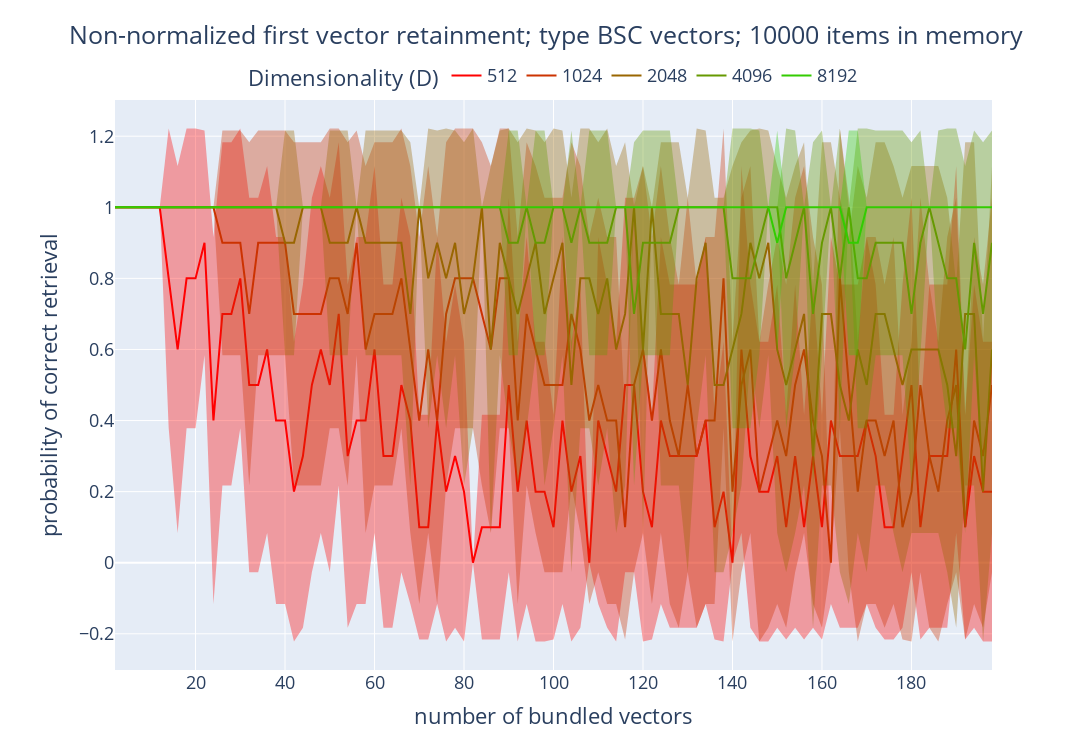

Source (notebook cell):
### Code cell
fig = go.Figure()

for d_idx in range(len(DIMENSIONS)):
    fig.add_trace(go.Scatter(x=BUNDLE_SIZES, y=first_vec_retainment_mean[d_idx, :],
                             name=f'{DIMENSIONS[d_idx]}',
                             line=dict(color=f'rgb({255 - 255 * d_idx // len(DIMENSIONS)}, {255 * d_idx // len(DIMENSIONS)}, 1)')))
    fig.add_trace(go.Scatter(x=BUNDLE_SIZES + BUNDLE_SIZES[::-1], y=np.concatenate([first_vec_retainment_mean[d_idx, :] + first_vec_retainment_std[d_idx, :],
                        (first_vec_retainment_mean[d_idx, :] - first_vec_retainment_std[d_idx, :]).flip(0)]),
                        fill='toself',
                        line=dict(width=0),
                        fillcolor=f'rgba({255 - 255 * d_idx // len(DIMENSIONS)}, {255 * d_idx // len(DIMENSIONS)}, 1, 0.35)',
                        showlegend=False
    ))

fig.update_layout(title=dict(
            text=f'Non-normalized first vector retainment; type {vsa_type} vectors; {item_memory_size} items in memory',
            x=0.5,
            y=.965,
          ),
          legend=dict(
            orientation="h",
            yanchor="top",
            y=1.075,
            xanchor="center",
            x=0.5,
            title='Dimensionality (D)'
          ),
          xaxis_title='number of bundled vectors',
          yaxis_title='probability of correct retrieval',
          width=1250,
          height=750,
          font=dict(
            size=18,
          ),
          margin=dict(l=115, r=100, t=100, b=80),
)

fig.show()

### Figure 1 — Plotly figure (JSON) as saved in the notebook; plotly's stock layout.template omitted (floating-point values rounded to 4 significant figures; data arrays with more than 128 entries replaced by an {"elided": "..."} marker saying what was removed)
{"data": [{"line": {"color": "rgb(255, 0, 1)"}, "name": "512", "type": "scatter", "x": [2, 4, 6, 8, 10, 12, 14, 16, 18, 20, 22, 24, 26, 28, 30, 32, 34, 36, 38, 40, 42, 44, 46, 48, 50, 52, 54, 56, 58, 60, 62, 64, 66, 68, 70, 72, 74, 76, 78, 80, 82, 84, 86, 88, 90, 92, 94, 96, 98, 100, 102, 104, 106, 108, 110, 112, 114, 116, 118, 120, 122, 124, 126, 128, 130, 132, 134, 136, 138, 140, 142, 144, 146, 148, 150, 152, 154, 156, 158, 160, 162, 164, 166, 168, 170, 172, 174, 176, 178, 180, 182, 184, 186, 188, 190, 192, 194, 196, 198], "y": [1, 1, 1, 1, 1, 1, 0.8, 0.6, 0.8, 0.8, 0.9, 0.4, 0.7, 0.7, 0.8, 0.5, 0.5, 0.6, 0.4, 0.4, 0.2, 0.3, 0.5, 0.6, 0.5, 0.7, 0.3, 0.4, 0.4, 0.6, 0.3, 0.3, 0.5, 0.4, 0.1, 0.1, 0.4, 0.2, 0.3, 0.2, 0, 0.1, 0.1, 0.1, 0.5, 0.2, 0.4, 0.2, 0.2, 0.1, 0.4, 0.2, 0.3, 0, 0.4, 0.3, 0.2, 0.5, 0.5, 0.2, 0.1, 0.4, 0.3, 0.3, 0.3, 0.3, 0.4, 0.1, 0.2, 0, 0.6, 0.3, 0.2, 0.2, 0.3, 0.1, 0.3, 0.1, 0.3, 0.1, 0.4, 0.3, 0.3, 0.3, 0.4, 0.3, 0.1, 0.1, 0.3, 0.5, 0.1, 0.3, 0.3, 0.3, 0.6, 0.1, 0.3, 0.2, 0.2]}, {"fill": "toself", "fillcolor": "rgba(255, 0, 1, 0.35)", "line": {"width": 0}, "showlegend": false, "type": "scatter", "x": {"elided": "198 int values"}, "y": {"elided": "198 float values"}}, {"line": {"color": "rgb(204, 51, 1)"}, "name": "1024", "type": "scatter", "x": [2, 4, 6, 8, 10, 12, 14, 16, 18, 20, 22, 24, 26, 28, 30, 32, 34, 36, 38, 40, 42, 44, 46, 48, 50, 52, 54, 56, 58, 60, 62, 64, 66, 68, 70, 72, 74, 76, 78, 80, 82, 84, 86, 88, 90, 92, 94, 96, 98, 100, 102, 104, 106, 108, 110, 112, 114, 116, 118, 120, 122, 124, 126, 128, 130, 132, 134, 136, 138, 140, 142, 144, 146, 148, 150, 152, 154, 156, 158, 160, 162, 164, 166, 168, 170, 172, 174, 176, 178, 180, 182, 184, 186, 188, 190, 192, 194, 196, 198], "y": [1, 1, 1, 1, 1, 1, 1, 1, 1, 1, 1, 1, 0.9, 0.9, 0.9, 0.7, 0.9, 0.9, 0.9, 0.9, 0.7, 0.7, 0.7, 0.7, 0.8, 0.8, 0.7, 0.9, 0.6, 0.7, 0.7, 0.7, 0.8, 0.6, 0.4, 0.6, 0.4, 0.7, 0.8, 0.8, 0.8, 0.7, 0.6, 0.8, 0.8, 0.4, 0.7, 0.6, 0.5, 0.5, 0.5, 0.7, 0.6, 0.4, 0.5, 0.4, 0.4, 0.1, 0.5, 0.6, 0.4, 0.6, 0.4, 0.3, 0.5, 0.3, 0.4, 0.4, 0.8, 0.2, 0.5, 0.6, 0.2, 0.3, 0.4, 0.3, 0.5, 0.6, 0.4, 0.3, 0, 0.8, 0.5, 0.2, 0.4, 0.4, 0.3, 0.4, 0.1, 0.2, 0.5, 0.3, 0.2, 0.4, 0.5, 0.1, 0.4, 0.3, 0.5]}, {"fill": "toself", "fillcolor": "rgba(204, 51, 1, 0.35)", "line": {"width": 0}, "showlegend": false, "type": "scatter", "x": {"elided": "198 int values"}, "y": {"elided": "198 float values"}}, {"line": {"color": "rgb(153, 102, 1)"}, "name": "2048", "type": "scatter", "x": [2, 4, 6, 8, 10, 12, 14, 16, 18, 20, 22, 24, 26, 28, 30, 32, 34, 36, 38, 40, 42, 44, 46, 48, 50, 52, 54, 56, 58, 60, 62, 64, 66, 68, 70, 72, 74, 76, 78, 80, 82, 84, 86, 88, 90, 92, 94, 96, 98, 100, 102, 104, 106, 108, 110, 112, 114, 116, 118, 120, 122, 124, 126, 128, 130, 132, 134, 136, 138, 140, 142, 144, 146, 148, 150, 152, 154, 156, 158, 160, 162, 164, 166, 168, 170, 172, 174, 176, 178, 180, 182, 184, 186, 188, 190, 192, 194, 196, 198], "y": [1, 1, 1, 1, 1, 1, 1, 1, 1, 1, 1, 1, 1, 1, 1, 1, 1, 1, 1, 0.9, 0.9, 1, 1, 1, 0.9, 0.9, 0.9, 1, 0.9, 0.9, 0.9, 0.9, 0.9, 0.7, 1, 0.8, 0.9, 0.8, 0.9, 0.7, 0.8, 1, 0.6, 0.9, 0.8, 0.7, 0.8, 0.9, 0.7, 0.8, 0.9, 0.5, 0.8, 0.8, 0.7, 0.8, 0.6, 0.7, 1, 0.6, 1, 0.7, 0.7, 0.7, 0.5, 0.8, 0.9, 0.5, 0.5, 0.6, 0.7, 0.9, 0.8, 0.9, 0.6, 0.5, 0.6, 0.7, 0.3, 0.7, 0.7, 0.5, 0.4, 0.6, 0.5, 0.7, 0.7, 0.6, 0.5, 0.6, 0.6, 0.6, 0.6, 0.5, 0.3, 0.7, 0.7, 0.2, 0.6]}, {"fill": "toself", "fillcolor": "rgba(153, 102, 1, 0.35)", "line": {"width": 0}, "showlegend": false, "type": "scatter", "x": {"elided": "198 int values"}, "y": {"elided": "198 float values"}}, {"line": {"color": "rgb(102, 153, 1)"}, "name": "4096", "type": "scatter", "x": [2, 4, 6, 8, 10, 12, 14, 16, 18, 20, 22, 24, 26, 28, 30, 32, 34, 36, 38, 40, 42, 44, 46, 48, 50, 52, 54, 56, 58, 60, 62, 64, 66, 68, 70, 72, 74, 76, 78, 80, 82, 84, 86, 88, 90, 92, 94, 96, 98, 100, 102, 104, 106, 108, 110, 112, 114, 116, 118, 120, 122, 124, 126, 128, 130, 132, 134, 136, 138, 140, 142, 144, 146, 148, 150, 152, 154, 156, 158, 160, 162, 164, 166, 168, 170, 172, 174, 176, 178, 180, 182, 184, 186, 188, 190, 192, 194, 196, 198], "y": [1, 1, 1, 1, 1, 1, 1, 1, 1, 1, 1, 1, 1, 1, 1, 1, 1, 1, 1, 1, 1, 1, 1, 1, 1, 1, 1, 1, 1, 1, 1, 1, 1, 1, 1, 1, 1, 1, 1, 1, 1, 1, 1, 1, 0.9, 0.9, 1, 0.9, 0.9, 1, 1, 0.9, 1, 0.9, 0.9, 0.9, 1, 1, 0.7, 0.9, 0.9, 0.9, 0.9, 1, 1, 1, 1, 1, 1, 0.8, 0.8, 0.8, 0.9, 1, 1, 0.8, 0.9, 1, 0.7, 0.9, 1, 0.8, 1, 0.8, 0.8, 0.9, 0.9, 0.9, 0.9, 0.7, 0.9, 1, 0.9, 0.8, 0.8, 0.6, 0.9, 0.7, 0.9]}, {"fill": "toself", "fillcolor": "rgba(102, 153, 1, 0.35)", "line": {"width": 0}, "showlegend": false, "type": "scatter", "x": {"elided": "198 int values"}, "y": {"elided": "198 float values"}}, {"line": {"color": "rgb(51, 204, 1)"}, "name": "8192", "type": "scatter", "x": [2, 4, 6, 8, 10, 12, 14, 16, 18, 20, 22, 24, 26, 28, 30, 32, 34, 36, 38, 40, 42, 44, 46, 48, 50, 52, 54, 56, 58, 60, 62, 64, 66, 68, 70, 72, 74, 76, 78, 80, 82, 84, 86, 88, 90, 92, 94, 96, 98, 100, 102, 104, 106, 108, 110, 112, 114, 116, 118, 120, 122, 124, 126, 128, 130, 132, 134, 136, 138, 140, 142, 144, 146, 148, 150, 152, 154, 156, 158, 160, 162, 164, 166, 168, 170, 172, 174, 176, 178, 180, 182, 184, 186, 188, 190, 192, 194, 196, 198], "y": [1, 1, 1, 1, 1, 1, 1, 1, 1, 1, 1, 1, 1, 1, 1, 1, 1, 1, 1, 1, 1, 1, 1, 1, 1, 1, 1, 1, 1, 1, 1, 1, 1, 1, 1, 1, 1, 1, 1, 1, 1, 1, 1, 1, 1, 1, 1, 1, 1, 1, 1, 1, 1, 1, 1, 1, 1, 1, 1, 1, 1, 1, 1, 1, 1, 1, 1, 1, 1, 1, 1, 1, 1, 1, 0.9, 1, 1, 1, 1, 1, 1, 1, 0.9, 0.9, 1, 1, 1, 1, 1, 1, 1, 1, 1, 1, 1, 1, 1, 1, 1]}, {"fill": "toself", "fillcolor": "rgba(51, 204, 1, 0.35)", "line": {"width": 0}, "showlegend": false, "type": "scatter", "x": {"elided": "198 int values"}, "y": {"elided": "198 float values"}}], "layout": {"font": {"size": 18}, "height": 750, "legend": {"orientation": "h", "title": {"text": "Dimensionality (D)"}, "x": 0.5, "xanchor": "center", "y": 1.075, "yanchor": "top"}, "margin": {"b": 80, "l": 115, "r": 100, "t": 100}, "title": {"text": "Non-normalized first vector retainment; type BSC vectors; 10000 items in memory", "x": 0.5, "y": 0.965}, "width": 1250, "xaxis": {"title": {"text": "number of bundled vectors"}}, "yaxis": {"title": {"text": "probability of correct retrieval"}}}}
